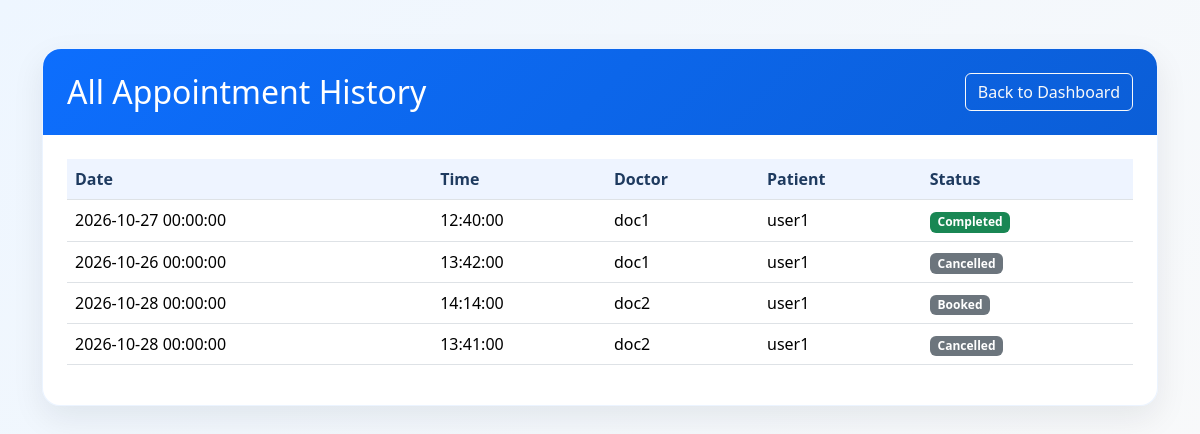
The page /admin/appointments (signed in) on the database as committed earlier.
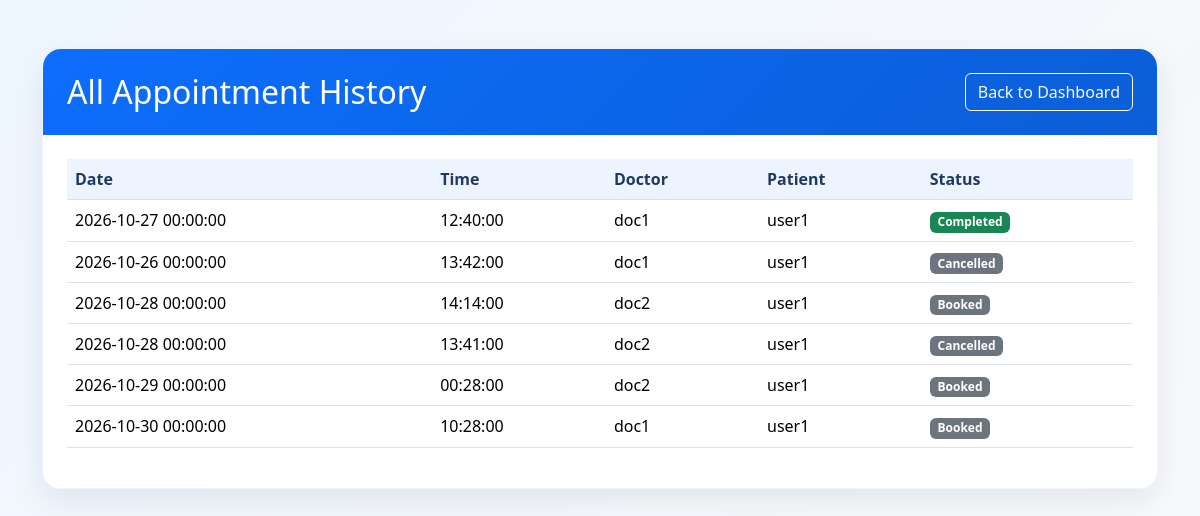
The same page on the database as committed later.
### database.py (models this page shows)
class Appointment(db.Model):
    __tablename__ = "appointments"
    id = db.Column(db.Integer, primary_key=True)
    doctor_id = db.Column(db.Integer, db.ForeignKey("doctor_profiles.id"), nullable=False)
    patient_id = db.Column(db.Integer, db.ForeignKey("patient_profiles.id"), nullable=False)
    appointment_date = db.Column(db.DateTime, nullable=False)
    appointment_time = db.Column(db.Time, nullable=False)
    status = db.Column(db.String(50), nullable=False)  # e.g., 'scheduled', 'completed', 'canceled'
    reason = db.Column(db.Text, nullable=True)
    doctor = db.relationship("DoctorProfile", back_populates="appointments")
    patient = db.relationship("PatientProfile", back_populates="appointments")
    treatment = db.relationship("Treatment", back_populates="appointment", uselist=False, cascade="all, delete-orphan")

class User(db.Model):
    __tablename__ = "users"
    id = db.Column(db.Integer, primary_key = True)
    name = db.Column(db.String(100), nullable=False)
    email = db.Column(db.String(100), unique=True, nullable=False)
    password_hash = db.Column(db.String(255), nullable=False)
    role = db.Column(db.String(50), nullable=False)  # e.g., 'admin', 'doctor', 'patient'
    is_active = db.Column(db.Boolean, default=True)
    doctor_profile = db.relationship("DoctorProfile", back_populates="user", uselist=False, cascade="all, delete-orphan")
    patient_profile = db.relationship("PatientProfile", back_populates="user", uselist=False, cascade="all, delete-orphan")

### app.py (the view)
@app.route("/admin/appointments")
@role_required("admin")
def admin_appointments():
    appointments = Appointment.query.all()
    return render_template("admin_appointments.html", appointments=appointments)

### app.py (called while the page is built)
def login_required(view):
    @wraps(view)
    def wrapped_view(*args,**kwargs):
        if current_user() is None:
            flash("please login to continue", "error")
            return redirect(url_for("login"))
        return view(*args, **kwargs)
    return wrapped_view

def role_required(role):
    def decorator(view):
        @wraps(view)
        @login_required
        def wraped_view(*args, **kwargs):
            if current_user().role != role:
                return "You are not authrized to access this page."
            return view(*args, **kwargs)
        return wraped_view
    return decorator

def current_user():
    user_id = session.get("user_id")
    if user_id is None:
        return None
    return User.query.get(user_id)

### templates/admin_appointments.html (shortened to what this page needs)
<!DOCTYPE html>
<html lang="en">
<head>
    <link href="https://cdn.jsdelivr.net/npm/bootstrap@5.3.3/dist/css/bootstrap.min.css" rel="stylesheet">
    <link rel="stylesheet" href="{{ url_for('static', filename='style.css') }}">
</head>
<body class="bg-light">
    <div class="container py-5">
        <div class="card-soft">
            <div class="page-header px-4 py-4">
                <div class="d-flex justify-content-between align-items-center flex-wrap gap-3">
                    <h2 class="mb-0">All Appointment History</h2>
                    <a href="{{ url_for('admin_dashboard') }}" class="btn btn-outline-light">Back to Dashboard</a>
                </div>
            </div>
            <div class="card-body p-4">
                <div class="table-responsive">
                    <table class="table table-hover align-middle">
                        <thead>
                            <tr>
                                <th>Date</th>
                                <th>Time</th>
                                <th>Doctor</th>
                                <th>Patient</th>
                                <th>Status</th>
                            </tr>
                        </thead>
                        <tbody>
                            {% for appointment in appointments %}
                            <tr>
                                <td>{{ appointment.appointment_date }}</td>
                                <td>{{ appointment.appointment_time }}</td>
                                <td>{{ appointment.doctor.user.name }}</td>
                                <td>{{ appointment.patient.user.name }}</td>
                                <td>
                                    <span class="badge {{ 'bg-success' if appointment.status == 'Completed' or appointment.status == 'completed' else 'bg-warning text-dark' if appointment.status == 'Scheduled' or appointment.status == 'scheduled' else 'bg-secondary' }}">
                                        {{ appointment.status }}
                                    </span>
                                </td>
                            </tr>
                            {% else %}
                            <tr>
                                <td colspan="5" class="text-center text-muted">No appointments found.</td>
                            </tr>
                            {% endfor %}
                        </tbody>
                    </table>
                </div>
            </div>
        </div>
    </div>
</body>
</html>

Rows that differ between the two databases and show on the page:
added Appointment: appointment_date "2026-10-29 00:00:00", appointment_time "00:28:00", doctor.user.name "doc2", patient.user.name "user1", status "Booked"
added Appointment: appointment_date "2026-10-30 00:00:00", appointment_time "10:28:00", doctor.user.name "doc1", patient.user.name "user1", status "Booked"
